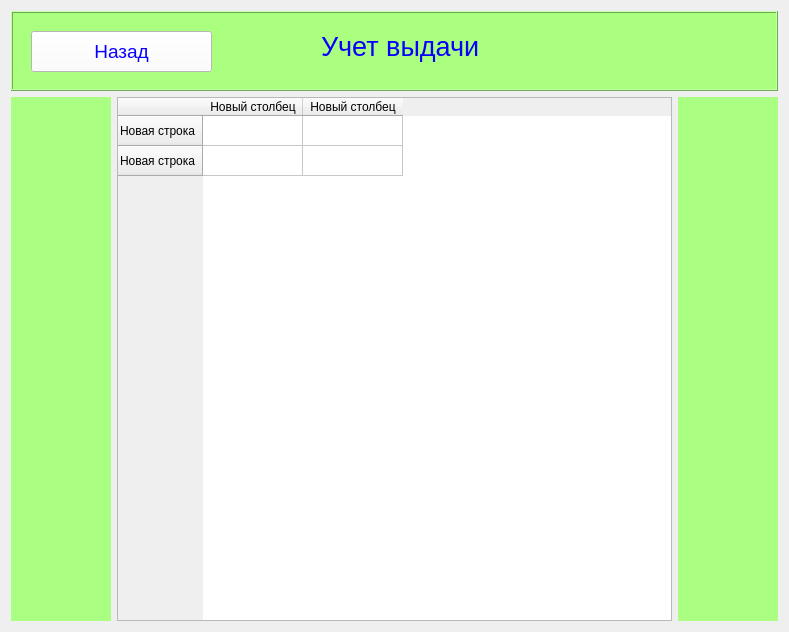
<?xml version="1.0" encoding="UTF-8"?>
<ui version="4.0">
 <class>UchetWindow</class>
 <widget class="QWidget" name="UchetWindow">
  <property name="geometry">
   <rect>
    <x>0</x>
    <y>0</y>
    <width>789</width>
    <height>632</height>
   </rect>
  </property>
  <property name="windowTitle">
   <string>Form</string>
  </property>
  <layout class="QVBoxLayout" name="verticalLayout">
   <item>
    <widget class="QFrame" name="frame">
     <property name="minimumSize">
      <size>
       <width>0</width>
       <height>80</height>
      </size>
     </property>
     <property name="contextMenuPolicy">
      <enum>Qt::PreventContextMenu</enum>
     </property>
     <property name="styleSheet">
      <string notr="true">background-color:rgb(170, 255, 127);
color: rgb(7, 0, 255);</string>
     </property>
     <property name="frameShape">
      <enum>QFrame::Box</enum>
     </property>
     <property name="frameShadow">
      <enum>QFrame::Raised</enum>
     </property>
     <widget class="QLabel" name="label">
      <property name="geometry">
       <rect>
        <x>310</x>
        <y>20</y>
        <width>161</width>
        <height>31</height>
       </rect>
      </property>
      <property name="font">
       <font>
        <pointsize>20</pointsize>
       </font>
      </property>
      <property name="text">
       <string>Учет выдачи</string>
      </property>
     </widget>
     <widget class="QPushButton" name="pushButton_back">
      <property name="geometry">
       <rect>
        <x>20</x>
        <y>20</y>
        <width>181</width>
        <height>41</height>
       </rect>
      </property>
      <property name="font">
       <font>
        <pointsize>14</pointsize>
       </font>
      </property>
      <property name="styleSheet">
       <string notr="true">background-color:rgb(255, 255, 255)</string>
      </property>
      <property name="text">
       <string>Назад</string>
      </property>
     </widget>
    </widget>
   </item>
   <item>
    <layout class="QHBoxLayout" name="horizontalLayout">
     <item>
      <widget class="QLabel" name="label_2">
       <property name="minimumSize">
        <size>
         <width>100</width>
         <height>0</height>
        </size>
       </property>
       <property name="styleSheet">
        <string notr="true">background-color: rgb(170, 255, 131);</string>
       </property>
       <property name="text">
        <string/>
       </property>
      </widget>
     </item>
     <item>
      <widget class="QTableWidget" name="tableWidget">
       <row>
        <property name="text">
         <string>Новая строка</string>
        </property>
       </row>
       <row>
        <property name="text">
         <string>Новая строка</string>
        </property>
       </row>
       <column>
        <property name="text">
         <string>Новый столбец</string>
        </property>
       </column>
       <column>
        <property name="text">
         <string>Новый столбец</string>
        </property>
       </column>
      </widget>
     </item>
     <item>
      <widget class="QLabel" name="label_3">
       <property name="minimumSize">
        <size>
         <width>100</width>
         <height>0</height>
        </size>
       </property>
       <property name="styleSheet">
        <string notr="true">background-color: rgb(170, 255, 131);</string>
       </property>
       <property name="text">
        <string/>
       </property>
      </widget>
     </item>
    </layout>
   </item>
  </layout>
 </widget>
 <resources/>
 <connections/>
</ui>
